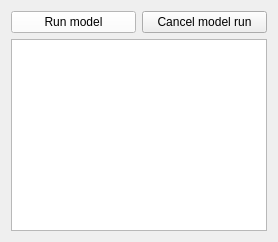
     <widget class="QWidget" name="runModelTab">
      <attribute name="title">
       <string>Run Model</string>
      </attribute>
      <layout class="QGridLayout" name="gridLayout_10">
       <item row="1" column="0">
        <widget class="QPushButton" name="runModelButton">
         <property name="palette">
          <palette>
           <active>
            <colorrole role="WindowText">
             <brush brushstyle="SolidPattern">
              <color alpha="255">
               <red>0</red>
               <green>0</green>
               <blue>0</blue>
              </color>
             </brush>
            </colorrole>
            <colorrole role="Button">
             <brush brushstyle="SolidPattern">
              <color alpha="255">
               <red>255</red>
               <green>255</green>
               <blue>255</blue>
              </color>
             </brush>
            </colorrole>
            <colorrole role="Light">
             <brush brushstyle="SolidPattern">
              <color alpha="255">
               <red>255</red>
               <green>255</green>
               <blue>255</blue>
              </color>
             </brush>
            </colorrole>
            <colorrole role="Midlight">
             <brush brushstyle="SolidPattern">
              <color alpha="255">
               <red>255</red>
               <green>255</green>
               <blue>255</blue>
              </color>
             </brush>
            </colorrole>
            <colorrole role="Dark">
             <brush brushstyle="SolidPattern">
              <color alpha="255">
               <red>127</red>
               <green>127</green>
               <blue>127</blue>
              </color>
             </brush>
            </colorrole>
            <colorrole role="Mid">
             <brush brushstyle="SolidPattern">
              <color alpha="255">
               <red>170</red>
               <green>170</green>
               <blue>170</blue>
              </color>
             </brush>
            </colorrole>
            <colorrole role="Text">
             <brush brushstyle="SolidPattern">
              <color alpha="255">
               <red>0</red>
               <green>0</green>
               <blue>0</blue>
              </color>
             </brush>
            </colorrole>
            <colorrole role="BrightText">
             <brush brushstyle="SolidPattern">
              <color alpha="255">
               <red>255</red>
               <green>255</green>
               <blue>255</blue>
              </color>
             </brush>
            </colorrole>
            <colorrole role="ButtonText">
             <brush brushstyle="SolidPattern">
              <color alpha="255">
               <red>0</red>
               <green>0</green>
               <blue>0</blue>
              </color>
             </brush>
            </colorrole>
            <colorrole role="Base">
             <brush brushstyle="SolidPattern">
              <color alpha="255">
               <red>255</red>
               <green>255</green>
               <blue>255</blue>
              </color>
             </brush>
            </colorrole>
            <colorrole role="Window">
             <brush brushstyle="SolidPattern">
              <color alpha="255">
               <red>255</red>
               <green>255</green>
               <blue>255</blue>
              </color>
             </brush>
            </colorrole>
            <colorrole role="Shadow">
             <brush brushstyle="SolidPattern">
              <color alpha="255">
               <red>0</red>
               <green>0</green>
               <blue>0</blue>
              </color>
             </brush>
            </colorrole>
            <colorrole role="AlternateBase">
             <brush brushstyle="SolidPattern">
              <color alpha="255">
               <red>255</red>
               <green>255</green>
               <blue>255</blue>
              </color>
             </brush>
            </colorrole>
            <colorrole role="ToolTipBase">
             <brush brushstyle="SolidPattern">
              <color alpha="255">
               <red>255</red>
               <green>255</green>
               <blue>220</blue>
              </color>
             </brush>
            </colorrole>
            <colorrole role="ToolTipText">
             <brush brushstyle="SolidPattern">
              <color alpha="255">
               <red>0</red>
               <green>0</green>
               <blue>0</blue>
              </color>
             </brush>
            </colorrole>
            <colorrole role="PlaceholderText">
             <brush brushstyle="SolidPattern">
              <color alpha="128">
               <red>0</red>
               <green>0</green>
               <blue>0</blue>
              </color>
             </brush>
            </colorrole>
           </active>
           <inactive>
            <colorrole role="WindowText">
             <brush brushstyle="SolidPattern">
              <color alpha="255">
               <red>0</red>
               <green>0</green>
               <blue>0</blue>
              </color>
             </brush>
            </colorrole>
            <colorrole role="Button">
             <brush brushstyle="SolidPattern">
              <color alpha="255">
               <red>255</red>
               <green>255</green>
               <blue>255</blue>
              </color>
             </brush>
            </colorrole>
            <colorrole role="Light">
             <brush brushstyle="SolidPattern">
              <color alpha="255">
               <red>255</red>
               <green>255</green>
               <blue>255</blue>
              </color>
             </brush>
            </colorrole>
            <colorrole role="Midlight">
             <brush brushstyle="SolidPattern">
              <color alpha="255">
               <red>255</red>
               <green>255</green>
               <blue>255</blue>
              </color>
             </brush>
            </colorrole>
            <colorrole role="Dark">
             <brush brushstyle="SolidPattern">
              <color alpha="255">
               <red>127</red>
               <green>127</green>
               <blue>127</blue>
              </color>
             </brush>
            </colorrole>
            <colorrole role="Mid">
             <brush brushstyle="SolidPattern">
              <color alpha="255">
               <red>170</red>
               <green>170</green>
               <blue>170</blue>
              </color>
             </brush>
            </colorrole>
            <colorrole role="Text">
             <brush brushstyle="SolidPattern">
              <color alpha="255">
               <red>0</red>
               <green>0</green>
               <blue>0</blue>
              </color>
             </brush>
            </colorrole>
            <colorrole role="BrightText">
             <brush brushstyle="SolidPattern">
              <color alpha="255">
               <red>255</red>
               <green>255</green>
               <blue>255</blue>
              </color>
             </brush>
            </colorrole>
            <colorrole role="ButtonText">
             <brush brushstyle="SolidPattern">
              <color alpha="255">
               <red>0</red>
               <green>0</green>
               <blue>0</blue>
              </color>
             </brush>
            </colorrole>
            <colorrole role="Base">
             <brush brushstyle="SolidPattern">
              <color alpha="255">
               <red>255</red>
               <green>255</green>
               <blue>255</blue>
              </color>
             </brush>
            </colorrole>
            <colorrole role="Window">
             <brush brushstyle="SolidPattern">
              <color alpha="255">
               <red>255</red>
               <green>255</green>
               <blue>255</blue>
              </color>
             </brush>
            </colorrole>
            <colorrole role="Shadow">
             <brush brushstyle="SolidPattern">
              <color alpha="255">
               <red>0</red>
               <green>0</green>
               <blue>0</blue>
              </color>
             </brush>
            </colorrole>
            <colorrole role="AlternateBase">
             <brush brushstyle="SolidPattern">
              <color alpha="255">
               <red>255</red>
               <green>255</green>
               <blue>255</blue>
              </color>
             </brush>
            </colorrole>
            <colorrole role="ToolTipBase">
             <brush brushstyle="SolidPattern">
              <color alpha="255">
               <red>255</red>
               <green>255</green>
               <blue>220</blue>
              </color>
             </brush>
            </colorrole>
            <colorrole role="ToolTipText">
             <brush brushstyle="SolidPattern">
              <color alpha="255">
               <red>0</red>
               <green>0</green>
               <blue>0</blue>
              </color>
             </brush>
            </colorrole>
            <colorrole role="PlaceholderText">
             <brush brushstyle="SolidPattern">
              <color alpha="128">
               <red>0</red>
               <green>0</green>
               <blue>0</blue>
              </color>
             </brush>
            </colorrole>
           </inactive>
           <disabled>
            <colorrole role="WindowText">
             <brush brushstyle="SolidPattern">
              <color alpha="255">
               <red>127</red>
               <green>127</green>
               <blue>127</blue>
              </color>
             </brush>
            </colorrole>
            <colorrole role="Button">
             <brush brushstyle="SolidPattern">
              <color alpha="255">
               <red>255</red>
               <green>255</green>
               <blue>255</blue>
              </color>
             </brush>
            </colorrole>
            <colorrole role="Light">
             <brush brushstyle="SolidPattern">
              <color alpha="255">
               <red>255</red>
               <green>255</green>
               <blue>255</blue>
              </color>
             </brush>
            </colorrole>
            <colorrole role="Midlight">
             <brush brushstyle="SolidPattern">
              <color alpha="255">
               <red>255</red>
               <green>255</green>
               <blue>255</blue>
              </color>
             </brush>
            </colorrole>
            <colorrole role="Dark">
             <brush brushstyle="SolidPattern">
              <color alpha="255">
               <red>127</red>
               <green>127</green>
               <blue>127</blue>
              </color>
             </brush>
            </colorrole>
            <colorrole role="Mid">
             <brush brushstyle="SolidPattern">
              <color alpha="255">
               <red>170</red>
               <green>170</green>
               <blue>170</blue>
              </color>
             </brush>
            </colorrole>
            <colorrole role="Text">
             <brush brushstyle="SolidPattern">
              <color alpha="255">
               <red>127</red>
               <green>127</green>
               <blue>127</blue>
              </color>
             </brush>
            </colorrole>
            <colorrole role="BrightText">
             <brush brushstyle="SolidPattern">
              <color alpha="255">
               <red>255</red>
               <green>255</green>
               <blue>255</blue>
              </color>
             </brush>
            </colorrole>
            <colorrole role="ButtonText">
             <brush brushstyle="SolidPattern">
              <color alpha="255">
               <red>127</red>
               <green>127</green>
               <blue>127</blue>
              </color>
             </brush>
            </colorrole>
            <colorrole role="Base">
             <brush brushstyle="SolidPattern">
              <color alpha="255">
               <red>255</red>
               <green>255</green>
               <blue>255</blue>
              </color>
             </brush>
            </colorrole>
            <colorrole role="Window">
             <brush brushstyle="SolidPattern">
              <color alpha="255">
               <red>255</red>
               <green>255</green>
               <blue>255</blue>
              </color>
             </brush>
            </colorrole>
            <colorrole role="Shadow">
             <brush brushstyle="SolidPattern">
              <color alpha="255">
               <red>0</red>
               <green>0</green>
               <blue>0</blue>
              </color>
             </brush>
            </colorrole>
            <colorrole role="AlternateBase">
             <brush brushstyle="SolidPattern">
              <color alpha="255">
               <red>255</red>
               <green>255</green>
               <blue>255</blue>
              </color>
             </brush>
            </colorrole>
            <colorrole role="ToolTipBase">
             <brush brushstyle="SolidPattern">
              <color alpha="255">
               <red>255</red>
               <green>255</green>
               <blue>220</blue>
              </color>
             </brush>
            </colorrole>
            <colorrole role="ToolTipText">
             <brush brushstyle="SolidPattern">
              <color alpha="255">
               <red>0</red>
               <green>0</green>
               <blue>0</blue>
              </color>
             </brush>
            </colorrole>
            <colorrole role="PlaceholderText">
             <brush brushstyle="SolidPattern">
              <color alpha="128">
               <red>0</red>
               <green>0</green>
               <blue>0</blue>
              </color>
             </brush>
            </colorrole>
           </disabled>
          </palette>
         </property>
         <property name="text">
          <string>Run model</string>
         </property>
        </widget>
       </item>
       <item row="0" column="1">
        <layout class="QVBoxLayout" name="verticalLayout_32"/>
       </item>
       <item row="1" column="1">
        <widget class="QPushButton" name="cancelModelRunButton">
         <property name="text">
          <string>Cancel model run</string>
         </property>
        </widget>
       </item>
       <item row="2" column="0" colspan="2">
        <widget class="QTextEdit" name="modelRunLogTextEdit"/>
       </item>
      </layout>
     </widget>
